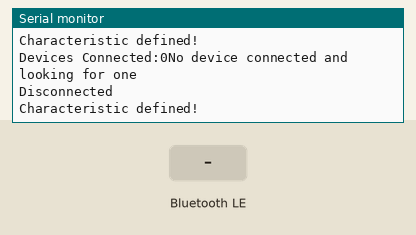
A sketch run on a simulated ESP32. Parts: the last lines printed to the serial monitor. The inputs (shaded band) are chosen by the test bench. Nothing arrives over Bluetooth unless stated; a phone connects over Bluetooth LE 3 s after start.

Above: at 1.2 s.
1.3 s: Bluetooth LE write "1" received
At 2.0 s:
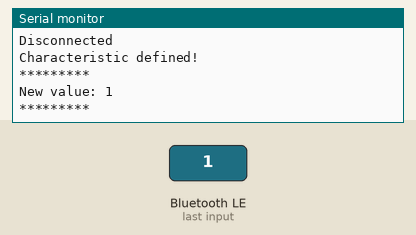
2.8 s: Bluetooth LE write "0" received
At 3.2 s:
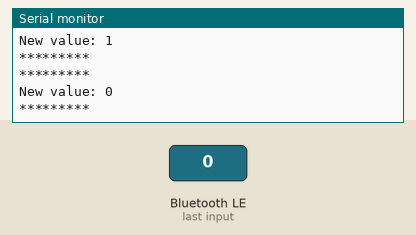
5.8 s: Bluetooth LE write "2" received
At 6.7 s:
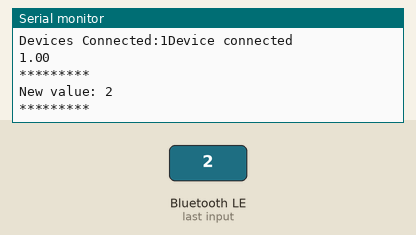

The sketch:

BLE_Arduinor10.ino
```cpp
#include <BLEDevice.h>
#include <BLEUtils.h>
#include <BLEServer.h>
//#include <DHT.h>


float temperature = 0.0, humidity;


float random_num;


//DHT my_sensor(23, DHT22);

// Replace with the service and characteristic UUIDs used by your application
const std::string serviceUUID = "6e400001-b5a3-f393-e0a9-e50e24dcca9e";
const std::string characteristicUUID = "6e400002-b5a3-f393-e0a9-e50e24dcca9e";

BLEServer* pServer = NULL;
BLECharacteristic* pCharacteristic = NULL;

//BLEServer *pServer = BLEDevice::createServer();
//BLEDevice::init("My BLE Server");
//BLEService* pService = pServer->createService(serviceUUID);
//pCharacteristic = pService->createCharacteristic(
//    characteristicUUID,
//    BLECharacteristic::PROPERTY_READ |
//    BLECharacteristic::PROPERTY_WRITE
//  );

void onConnect(BLEServer* pServer) {
    // Start advertising
    pServer->getAdvertising()->start();
    Serial.println("Connected");
}

void onDisconnect(BLEServer* pServer) {
    // Stop advertising
    pServer->getAdvertising()->stop();
    Serial.println("Disconnected");
    // Restart advertising
    pServer->getAdvertising()->start();
}


class MyCallbacks: public BLECharacteristicCallbacks {
  void onWrite(BLECharacteristic* pCharacteristic) {
    std::string value = pCharacteristic->getValue();
    if (value.length() > 0) {
      Serial.println("*********");
      Serial.print("New value: ");
      for (int i = 0; i < value.length(); i++) {
        Serial.print(value[i]);
      }
      Serial.println();
      Serial.println("*********");
    }
  }
};

void setup() {
  Serial.begin(115200);
//  my_sensor.begin();
  Serial.println("Starting BLE work!");

  BLEDevice::init("My BLE Server");
  pServer = BLEDevice::createServer();
  BLEService* pService = pServer->createService(serviceUUID);
  pCharacteristic = pService->createCharacteristic(
    characteristicUUID,
    BLECharacteristic::PROPERTY_READ |
    BLECharacteristic::PROPERTY_WRITE |
     BLECharacteristic::PROPERTY_NOTIFY
     //BLECharacteristic::PROPERTY_INDICATE
  );

  BLEDescriptor *pClientCharacteristicConfigDescriptor = new BLEDescriptor((uint16_t)0x2902);
  pCharacteristic->addDescriptor(pClientCharacteristicConfigDescriptor);

  pCharacteristic->setCallbacks(new MyCallbacks());
  pCharacteristic->setValue("0");
  //pCharacteristic->notify();
  pService->start();
  pServer->getAdvertising()->start();
  Serial.println("Characteristic defined!");

//pServer->start();
//pServer->setConnectCallback(onConnect);
//pServer->setDisconnectCallback(onDisconnect);
}

void loop() {
  Serial.print("Devices Connected:");
  Serial.print(pServer->getConnectedCount() > 0);
  if (pServer->getConnectedCount() > 0) {
        Serial.println("Device connected");
        char txString[8];

        //random_num = random(100)/100.0;
        //temperature = my_sensor.readTemperature();
        //dtostrf(random_num, 1, 2, txString);
        temperature = temperature + 1.00;
        dtostrf(temperature, 1, 2, txString);
        pCharacteristic->setValue(txString);
        pCharacteristic->notify();
        Serial.println(temperature);
    } else {
      temperature = 0.0;
      Serial.println("No device connected and looking for one");
            // Stop advertising
            pServer->getAdvertising()->stop();
            Serial.println("Disconnected");

            // Restart advertising

            //pService->start();
            pServer->getAdvertising()->start();
            Serial.println("Characteristic defined!");

        //delay(5000);
    }
  // You can send data to the React Native application
  // by writing to the characteristic
  delay(5000);
}
```

Measured:
- after the input at 1.3 s, the serial monitor: prints a new line at once (image 1)
- after the input at 2.8 s, the serial monitor: prints a new line at once (image 2)
- after the input at 5.8 s, the serial monitor: prints a new line at once (image 3)
